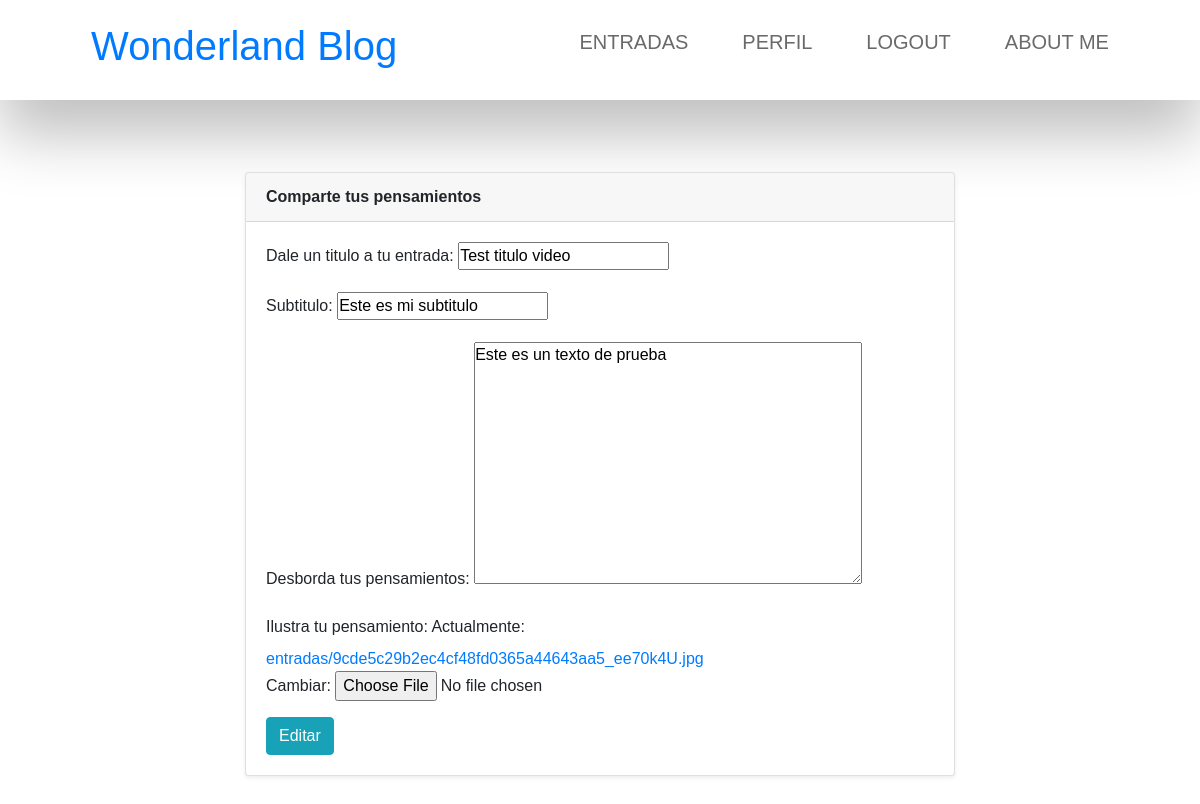
The page /pages/update/7 (signed in) on the database its author committed.
### blog/models.py (models this page shows, shortened)
class Entrada(models.Model):
    titulo = models.CharField(max_length=300)
    subtitulo = models.CharField(max_length=300)
    contenido = models.TextField(max_length=5000)
    fecha_creacion = models.DateTimeField(auto_now_add=True)
    autor = models.ForeignKey(User, on_delete=models.CASCADE, related_name='entradas')
    imagen = models.ImageField(upload_to="entradas")

### blog/views.py (the view, shortened to what this page needs)
# urls.py: path("pages/update/<int:pk>", EditarEntradaView.as_view(), name="entrada-update"),
class EditarEntradaView(LoginRequiredMixin, UpdateView):
    model = Entrada
    form_class = EntradaForm
    template_name = 'blog/form_entrada.html'
    success_url = reverse_lazy('entrada-list-mine')
    def get_context_data(self, **kwargs):
        context = super().get_context_data(**kwargs)
        context["is_update_view"] = True
        return context
    def get_queryset(self):
        queryset = super(EditarEntradaView, self).get_queryset()
        queryset = queryset.filter(autor=self.request.user)
        return queryset

### blog/forms.py
class EntradaForm(forms.ModelForm):
    class Meta:
        model = Entrada
        fields = ['titulo', 'subtitulo', 'contenido', 'imagen']
        labels = {
            'titulo': 'Dale un titulo a tu entrada',
            'subtitulo': 'Subtitulo',
            'contenido': 'Desborda tus pensamientos',
            'imagen': 'Ilustra tu pensamiento',
        }

### blog/templates/blog/form_entrada.html (shortened to what this page needs)
{% extends 'blog/base.html' %}
{% block content %}
{% load static %}
<section class="py-5">
    <div class="container">
        <div class="row">
            <div class="col-8 mx-auto">
                <div class="card shadow-sm">
                    <div class="card-header font-weight-bold">
                        Comparte tus pensamientos
                    </div>
                    <div class="card-body">
                        <form method="POST" enctype="multipart/form-data">
                            {{ form.as_p }}
                            {% if is_update_view %}
                            <button type="buscar" class="btn btn-info">Editar</button>
                            {% else %}
                            <button type="buscar" class="btn btn-info">Crear</button>
                            {% endif %}
                        </form>
                    </div>
                </div>
            </div>
        </div>
    </div>
</section>
{% endblock %}

### blog/static/blog/css/blog_style.css (style rules this page uses)
* { margin: 0; padding: 0; box-sizing: border-box; font-family: "Poppins", sans-serif; }

### rows shown on the page
Entrada: titulo "Test titulo video", subtitulo "Este es mi subtitulo", contenido "Este es un texto de prueba"
